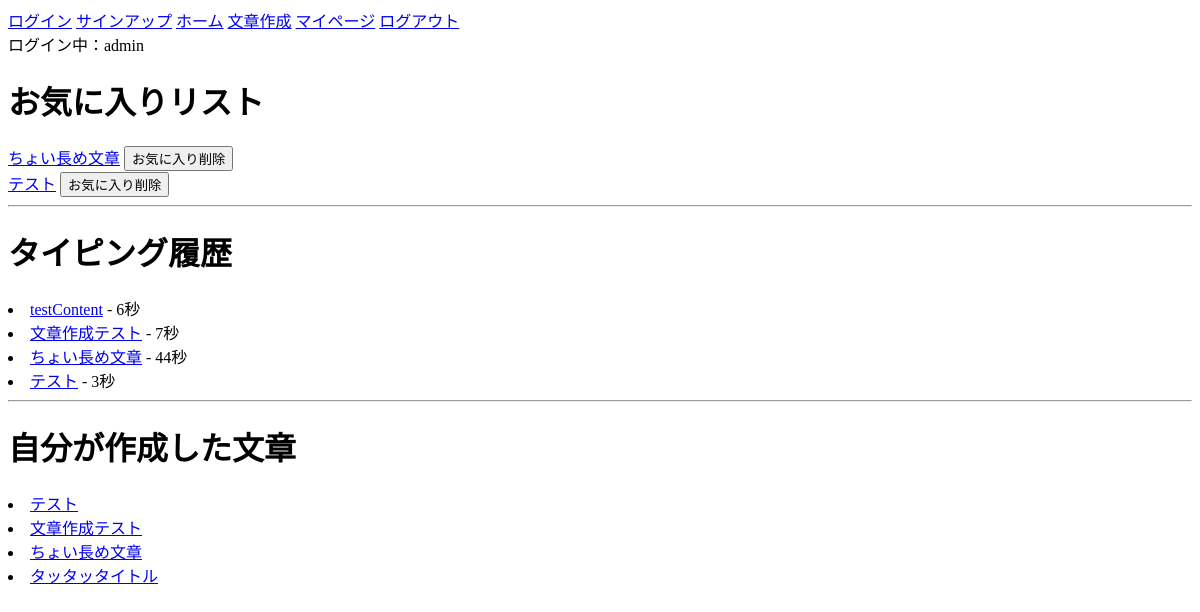
/content/mypage/admin/ (signed in), run on the app's committed database.
### accounts/models.py (models this page shows)
class CustomUser(AbstractUser):
    pass

### typingapp/models.py (models this page shows, shortened)
class Favorite(models.Model):
    user = models.ForeignKey(CustomUser, on_delete=models.CASCADE)
    title = models.ForeignKey(Content, on_delete=models.CASCADE)
    created_at = models.DateTimeField(auto_now_add=True)

class History(models.Model):
    user = models.ForeignKey(CustomUser, on_delete=models.CASCADE)
    title = models.ForeignKey(Content, on_delete=models.CASCADE)
    typing_time = models.IntegerField()

### contentapp/models.py (models this page shows)
class Content(models.Model):
    user = models.ForeignKey(
        settings.AUTH_USER_MODEL,
        on_delete=models.SET_NULL,
        null=True,
        blank=True
    )
    title = models.CharField(max_length=30, unique=True)
    sentence = models.TextField()
    is_public = models.BooleanField(default=True)
    created_at = models.DateTimeField(auto_now_add=True)
    def __str__(self):
        return self.title

### contentapp/views.py (the view, shortened to what this page needs)
# urls.py: path('mypage/<str:username>/', views.MyPageView.as_view(), name="mypage"),
class MyPageView(generic.TemplateView):
    template_name = "mypage.html"
    def get_context_data(self, **kwargs):
        context = super().get_context_data(**kwargs)
        context['my_content_list'] = Content.objects.filter(user=self.request.user)
        context['my_history_list'] = History.objects.filter(user=self.request.user)
        context['my_favorite_list'] = Favorite.objects.filter(user=self.request.user)
        return context

### contentapp/templates/mypage.html (shortened to what this page needs)
{% extends "base.html" %}
{% block contents %}
    <h1>お気に入りリスト</h1>
    {% for favorite in my_favorite_list %}
        <form method="post">
            <a href="{% url "typingapp:typing" favorite.title.pk %}">{{ favorite.title }}</a>
            <input type="submit" value="お気に入り削除">
        </form>
    {% endfor %}
    <hr>
    <h1>タイピング履歴</h1>
    {% for history in my_history_list %}
        <li><a href="{% url "typingapp:typing" history.title.pk %}">{{ history.title }}</a> - {{ history.typing_time }}秒</li>
    {% endfor %}
        <hr>
    <h1>自分が作成した文章</h1>
    {% for content in my_content_list %}
        <li><a href="{% url "typingapp:typing" content.pk %}">{{ content.title }}</a></li>
    {% endfor %}
{% endblock %}

### typingapp/templates/base.html (shortened to what this page needs)
{% load static %}
<!DOCTYPE html>
<html lang="ja">
<head>
    <link rel="stylesheet" href="{% static "css/style.css" %}">
</head>
<body id="{% block page_id %}{% endblock %}">
<header>
    <a href="{% url "accounts:login" %}">ログイン</a>
    <a href="{% url "accounts:signup" %}">サインアップ</a>
    <a href="{% url "typingapp:index" %}">ホーム</a>
    <a href="{% url "contentapp:create_content" %}">文章作成</a>
    <a href="{% url "contentapp:mypage" username=request.user.username %}">マイページ</a>
    {% if user.is_authenticated %}
        <a href="{% url "accounts:logout" %}">ログアウト</a>
        <div id="login-user">ログイン中：{{ user.username }}</div>
    {% endif %}
</header>
    {% block contents %}{% endblock %}
</body>
</html>

### data on the page
CustomUser: username "admin"
Favorite: title "ちょい長め文章"
Favorite: title "テスト"
History: title "testContent", typing_time "6"
History: title "文章作成テスト", typing_time "7"
History: title "ちょい長め文章", typing_time "44"
History: title "テスト", typing_time "3"
Content: title "テスト"
Content: title "文章作成テスト"
Content: title "ちょい長め文章"
Content: title "タッタッタイトル"
